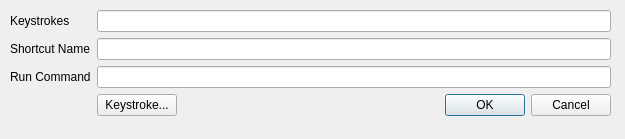
<?xml version="1.0" encoding="UTF-8"?>
<ui version="4.0">
 <class>Dialog</class>
 <widget class="QDialog" name="Dialog">
  <property name="geometry">
   <rect>
    <x>0</x>
    <y>0</y>
    <width>625</width>
    <height>139</height>
   </rect>
  </property>
  <property name="sizePolicy">
   <sizepolicy hsizetype="Fixed" vsizetype="Fixed">
    <horstretch>0</horstretch>
    <verstretch>0</verstretch>
   </sizepolicy>
  </property>
  <property name="windowTitle">
   <string>Dialog</string>
  </property>
  <widget class="QWidget" name="formLayoutWidget">
   <property name="geometry">
    <rect>
     <x>10</x>
     <y>10</y>
     <width>601</width>
     <height>121</height>
    </rect>
   </property>
   <layout class="QFormLayout" name="formLayout">
    <property name="fieldGrowthPolicy">
     <enum>QFormLayout::AllNonFixedFieldsGrow</enum>
    </property>
    <item row="0" column="0">
     <widget class="QLabel" name="keystrokesLabel">
      <property name="text">
       <string>Keystrokes</string>
      </property>
     </widget>
    </item>
    <item row="0" column="1">
     <widget class="QLineEdit" name="keystrokeinput">
      <property name="readOnly">
       <bool>true</bool>
      </property>
     </widget>
    </item>
    <item row="1" column="0">
     <widget class="QLabel" name="shortcutLabel">
      <property name="text">
       <string>Shortcut Name</string>
      </property>
     </widget>
    </item>
    <item row="1" column="1">
     <widget class="QLineEdit" name="shortcutinput"/>
    </item>
    <item row="2" column="0">
     <widget class="QLabel" name="runLabel">
      <property name="text">
       <string>Run Command</string>
      </property>
     </widget>
    </item>
    <item row="2" column="1">
     <widget class="QLineEdit" name="runinput"/>
    </item>
    <item row="3" column="1">
     <layout class="QHBoxLayout" name="horizontalLayout_2">
      <item>
       <widget class="QPushButton" name="keystroke">
        <property name="maximumSize">
         <size>
          <width>100</width>
          <height>16777215</height>
         </size>
        </property>
        <property name="text">
         <string>Keystroke...</string>
        </property>
       </widget>
      </item>
      <item>
       <widget class="QDialogButtonBox" name="buttonBox">
        <property name="orientation">
         <enum>Qt::Horizontal</enum>
        </property>
        <property name="standardButtons">
         <set>QDialogButtonBox::Cancel|QDialogButtonBox::Ok</set>
        </property>
       </widget>
      </item>
     </layout>
    </item>
   </layout>
  </widget>
 </widget>
 <resources/>
 <connections>
  <connection>
   <sender>buttonBox</sender>
   <signal>accepted()</signal>
   <receiver>Dialog</receiver>
   <slot>accept()</slot>
   <hints>
    <hint type="sourcelabel">
     <x>248</x>
     <y>254</y>
    </hint>
    <hint type="destinationlabel">
     <x>157</x>
     <y>274</y>
    </hint>
   </hints>
  </connection>
  <connection>
   <sender>buttonBox</sender>
   <signal>rejected()</signal>
   <receiver>Dialog</receiver>
   <slot>reject()</slot>
   <hints>
    <hint type="sourcelabel">
     <x>316</x>
     <y>260</y>
    </hint>
    <hint type="destinationlabel">
     <x>286</x>
     <y>274</y>
    </hint>
   </hints>
  </connection>
 </connections>
</ui>
